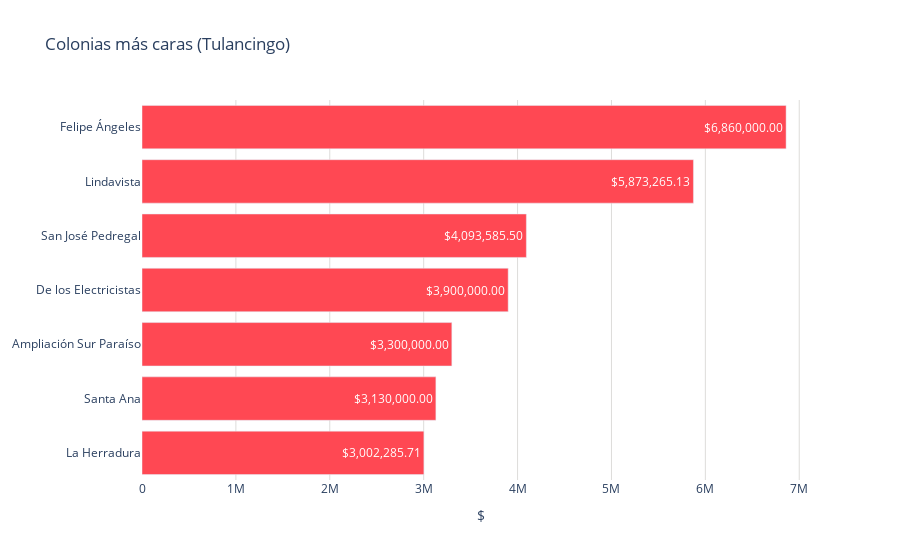

The cell this chart's notebook holds for it:
### Code cell
colores = ['#df00ff','#939fad','#6773df','#67c2df','#7cc668','#ffb038','#ff4853','#3d45c0']
col = Colonias_mas_caras['Colonias']
precio = Colonias_mas_caras['Precio_promedio']
fig = go.Figure()
fig.add_trace(go.Bar(
    y=col[::-1],  # Invertir el orden de los datos
    x=precio[::-1],  # Invertir el orden de los datos
    orientation='h', 
    marker_color='#ff4853',  # Colores de las barras
    text=precio[::-1].apply(lambda x: '${:,.2f}'.format(x)),  # Invertir el orden de los datos
    textposition='inside',  # Posición del texto (puede ser 'inside' o 'outside')
))
fig.update_layout(
    title='Colonias más caras (Tulancingo)',  # Título de la gráfica
    xaxis=dict(
        title='$', # Título del eje x
        gridcolor='#dddcda', # Color de las líneas que dividen los rangos del eje X
        #range=[0, 800000],  # Establecer el rango del eje y
        #tickvals=[0, 200000,400000,600000, 800000],  # Definir los valores de las marcas en el eje y
        #ticktext=['$0.00', '$200,000.00', '$4,000,000.00','$6,000,000.00','$8,000,000.00'],  # Definir el texto de las marcas en el eje y
    ),  
    plot_bgcolor='rgba(0,0,0,0)',  # Color de fondo del gráfico
)
# Exportar gráfica como archivo HTML
def guardar_grafico_como_html(fig, nombre_archivo, carpeta='graficas'):
    # Crear la carpeta si no existe
    if not os.path.exists(carpeta):
        os.makedirs(carpeta)
    
    # Gráfica como archivo HTML en la carpeta especificada
    pio.write_html(fig, f'{carpeta}/{nombre_archivo}.html')

guardar_grafico_como_html(fig, 'g_bar_colcaras_tulancingo', carpeta='graficas')
fig.show()

### Figure 1 — Plotly figure (JSON) as saved in the notebook; plotly's stock layout.template omitted (floating-point values rounded to 4 significant figures)
{"data": [{"marker": {"color": "#ff4853"}, "orientation": "h", "text": ["$3,002,285.71", "$3,130,000.00", "$3,300,000.00", "$3,900,000.00", "$4,093,585.50", "$5,873,265.13", "$6,860,000.00"], "textposition": "inside", "type": "bar", "x": [3002000.0, 3130000, 3300000, 3900000, 4094000.0, 5873000.0, 6860000], "y": ["La Herradura", "Santa Ana", "Ampliación Sur Paraíso", "De los Electricistas", "San José Pedregal", "Lindavista", "Felipe Ángeles"]}], "layout": {"plot_bgcolor": "rgba(0,0,0,0)", "title": {"text": "Colonias más caras (Tulancingo)"}, "xaxis": {"gridcolor": "#dddcda", "title": {"text": "$"}}}}
